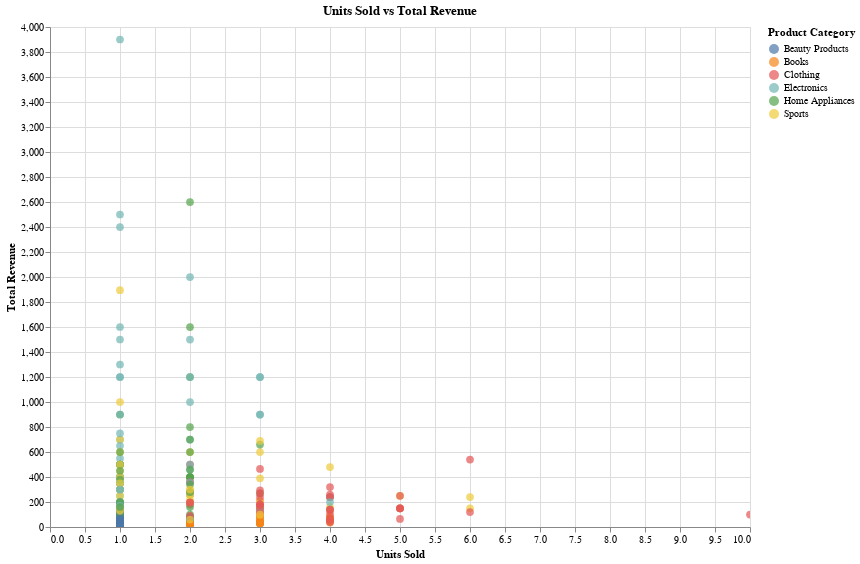

Source (notebook cell):
### Code cell
alt.Chart(df).mark_circle(size=60).encode(
    x='Units Sold',
    y='Total Revenue',
    color='Product Category',
    tooltip=['Product Name', 'Units Sold', 'Total Revenue']
).properties(
    title='Units Sold vs Total Revenue',
    width=700,
    height=500
).interactive()

### Figure 1 — Vega-Lite specification as saved in the notebook (floating-point values rounded to 4 significant figures; data arrays with more than 128 entries replaced by an {"elided": "..."} marker saying what was removed)
{"config": {"view": {"continuousWidth": 300, "continuousHeight": 300}}, "data": {"name": "data-bb445d88d29639df32fe3b3561e0a8aa"}, "mark": {"type": "circle", "size": 60}, "encoding": {"color": {"field": "Product Category", "type": "nominal"}, "tooltip": [{"field": "Product Name", "type": "nominal"}, {"field": "Units Sold", "type": "quantitative"}, {"field": "Total Revenue", "type": "quantitative"}], "x": {"field": "Units Sold", "type": "quantitative"}, "y": {"field": "Total Revenue", "type": "quantitative"}}, "height": 500, "params": [{"name": "param_12", "select": {"type": "interval", "encodings": ["x", "y"]}, "bind": "scales"}], "title": "Units Sold vs Total Revenue", "width": 700, "$schema": "https://vega.github.io/schema/vega-lite/v5.20.1.json", "datasets": {"data-bb445d88d29639df32fe3b3561e0a8aa": {"elided": "240 records"}}}
